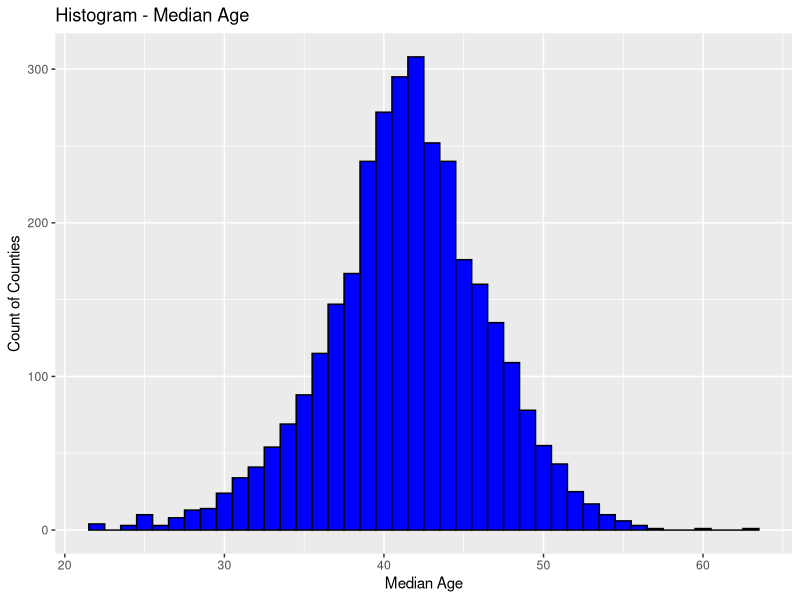
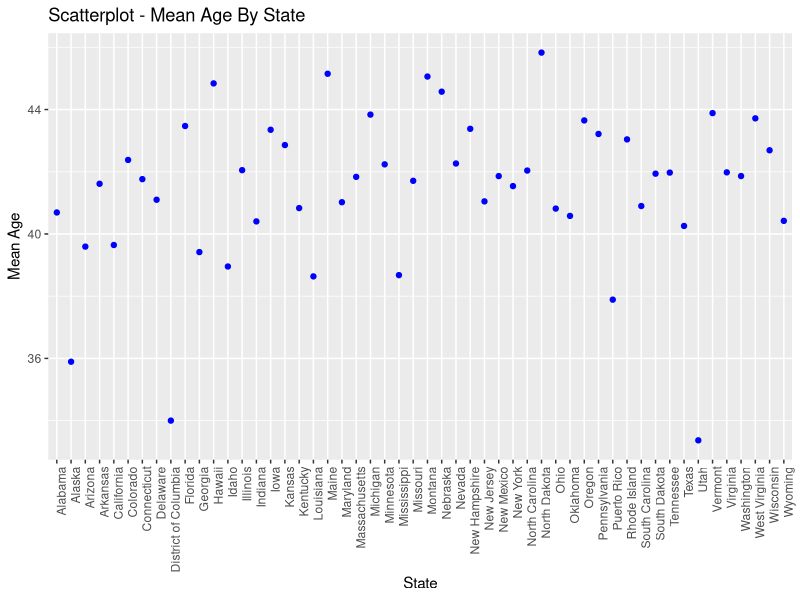
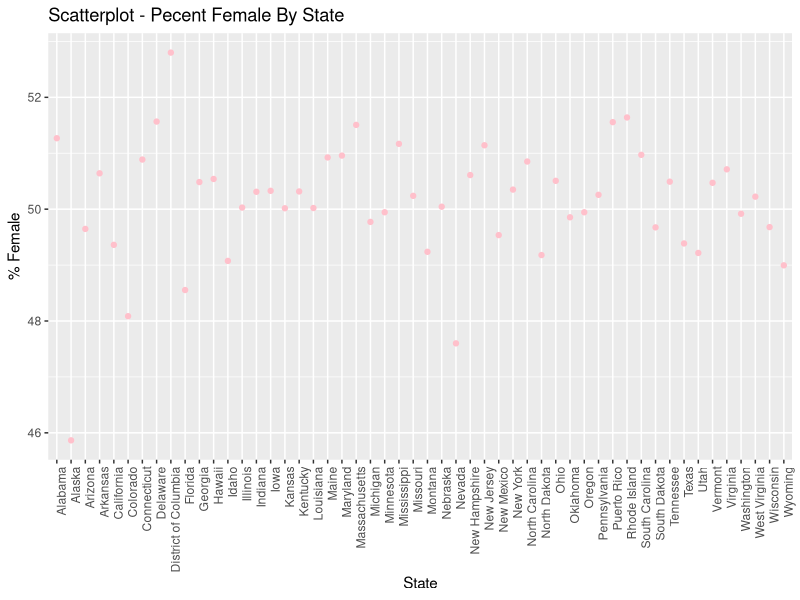
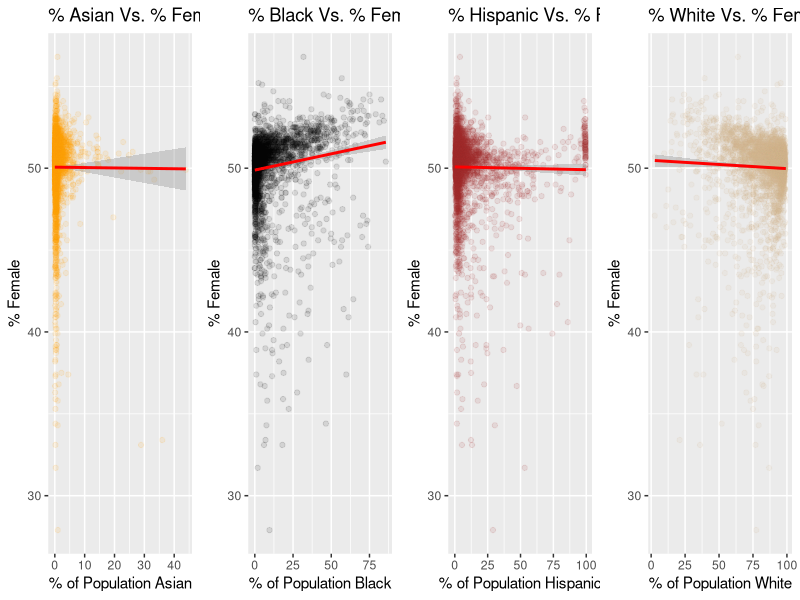

Write the R code that produced these figures, in order.
## ---- chunk 1
library(ggplot2)
library(dplyr)
library(tidyr)
library(knitr)
library(gridExtra)
## ---- chunk 2
knitr::opts_chunk$set(echo=FALSE, warning=FALSE, message=FALSE)
## ---- chunk 3
county_statistics <- read.csv('county_statistics.csv', 
                              header = T, 
                              row.names = 1, 
                              check.names = F)
## ---- chunk 4
names(county_statistics)
## ---- chunk 5
ggplot(data = county_statistics,
       aes(x = Median_Age)) +
  geom_histogram(binwidth = 1,
                 color = 'black',
                 fill =  'blue') +
  xlab('Median Age') +
  ylab('Count of Counties') +
  ggtitle('Histogram - Median Age')
## ---- chunk 6
statistics_by_state <- group_by(county_statistics, 
                                State)
age_mp_by_state <- summarise(statistics_by_state, 
                             mean_age = mean(Median_Age))

ggplot(data = age_mp_by_state,
       aes(x = State, 
           y = mean_age)) +
  geom_point(stat = 'summary',
             fun.y = "mean",
             colour = 'blue') +
  theme(axis.text.x = element_text(angle = 90, hjust = 1)) +
  xlab('State') +
  ylab('Mean Age') +
  ggtitle('Scatterplot - Mean Age By State')
## ---- chunk 7
ratio_mp_by_state <- summarise(statistics_by_state, 
                                    mean_perc_female = mean(Perc_Female))

ggplot(data = ratio_mp_by_state,
       aes(x = State,
           y = mean_perc_female)) +
  geom_point(stat = 'summary',
             fun.y = "mean",
             colour = 'pink') +
  theme(axis.text.x = element_text(angle = 90, hjust = 1)) +
  xlab('State') +
  ylab('% Female') +
  ggtitle('Scatterplot - Pecent Female By State')
## ---- chunk 8
gender_asian_plot <- ggplot(data = county_statistics,
                            aes(x = Perc_Asian,
                                y = Perc_Female)) +
  geom_point(alpha = .1,
             color = 'orange') +
  geom_smooth(method = 'lm',
              color = 'red') +
  xlab('% of Population Asian') +
  ylab('% Female') +
  ggtitle("% Asian Vs. % Female")

gender_black_plot <- ggplot(data = county_statistics, 
                            aes(x = Perc_Black, 
                                y = Perc_Female)) +
  geom_point(alpha = .1,
             color = 'black') +
  geom_smooth(method = 'lm',
              color = 'red') +
  xlab('% of Population Black') +
  ylab('% Female') +
  ggtitle("% Black Vs. % Female")

gender_hispanic_plot <- ggplot(data = county_statistics,
                               aes(x = Perc_Hispanic,
                                   y = Perc_Female)) +
  geom_point(alpha = .1,
             color = 'brown') +
  geom_smooth(method = 'lm',
              color = 'red') +
  xlab('% of Population Hispanic') +
  ylab('% Female') +
  ggtitle("% Hispanic Vs. % Female")

gender_white_plot <- ggplot(data = county_statistics,
                            aes(x = Perc_White, 
                                y = Perc_Female)) +
  geom_point(alpha = .1,
             color = 'tan') +
  geom_smooth(method = 'lm',
              color = 'red') +
  xlab('% of Population White') +
  ylab('% Female') +
  ggtitle("% White Vs. % Female")

grid.arrange(gender_asian_plot, 
             gender_black_plot, 
             gender_hispanic_plot, 
             gender_white_plot,
             ncol = 4)
